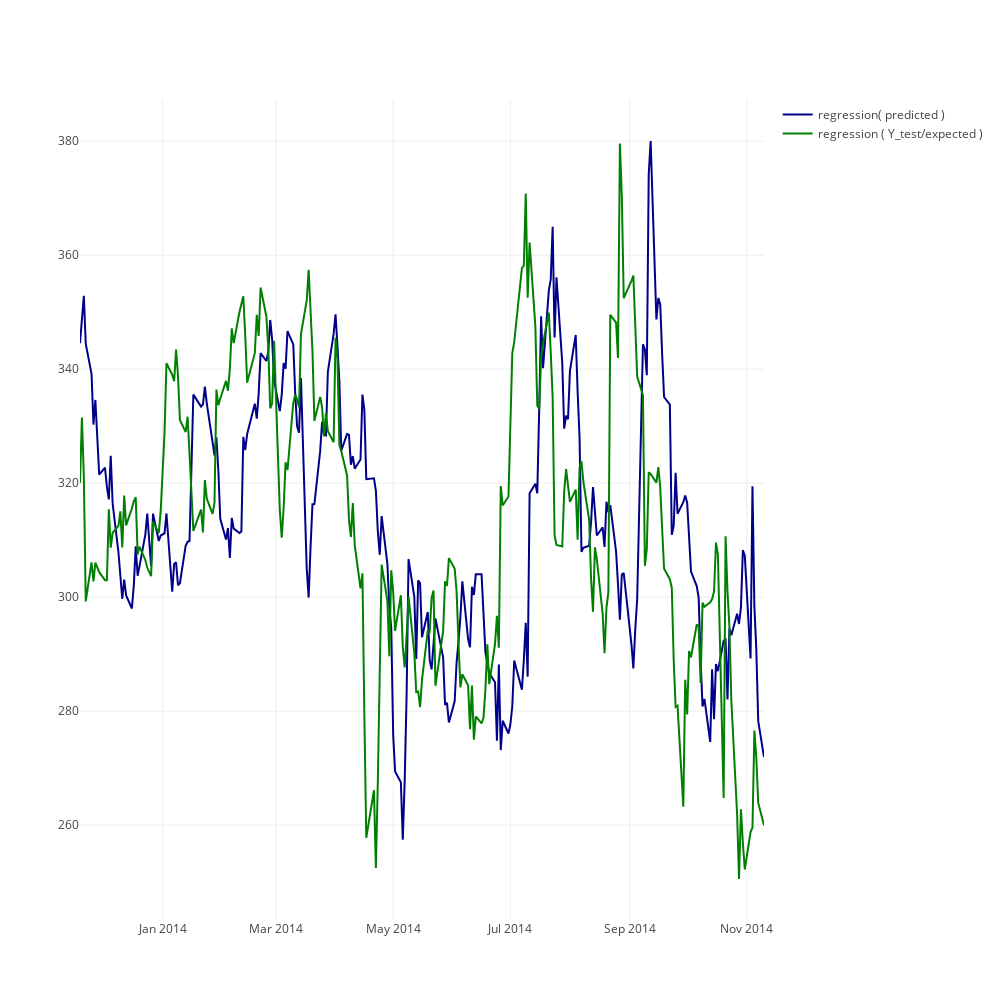

Write notebook code for a chart like this one.
### Code cell
trace1 = go.Scatter(dict(line=dict(color='darkblue'),
                      x=df.index,
                      y=clf.predict(X_test),
                      name='regression( predicted )'))

trace2 = go.Scatter(dict(line=dict(color='green'),
                      x=df.index,
                      y=y_test.flatten(),
                      name='regression ( Y_test/expected )'))



layout = go.Layout(width=1000,height=1000,xaxis=dict(ticks='', showticklabels=True,
                              zeroline=False),
                   yaxis=dict(ticks='', showticklabels=True,
                              zeroline=False),
                   showlegend=True)

fig = go.Figure(data=[trace1, trace2], layout=layout)

iplot(fig)

### Figure 1 — Plotly figure (JSON) as saved in the notebook; plotly's stock layout.template omitted (floating-point values rounded to 4 significant figures; data arrays with more than 128 entries replaced by an {"elided": "..."} marker saying what was removed)
{"data": [{"line": {"color": "darkblue"}, "name": "regression( predicted )", "type": "scatter", "uid": "8a91fb12-d61a-11e8-9dd1-acde48001122", "x": {"elided": "1240 str values"}, "y": {"elided": "246 float values"}}, {"line": {"color": "green"}, "name": "regression ( Y_test/expected )", "type": "scatter", "uid": "8a91fc7a-d61a-11e8-99e0-acde48001122", "x": {"elided": "1240 str values"}, "y": {"elided": "246 float values"}}], "layout": {"height": 1000, "showlegend": true, "width": 1000, "xaxis": {"showticklabels": true, "ticks": "", "zeroline": false}, "yaxis": {"showticklabels": true, "ticks": "", "zeroline": false}}}
